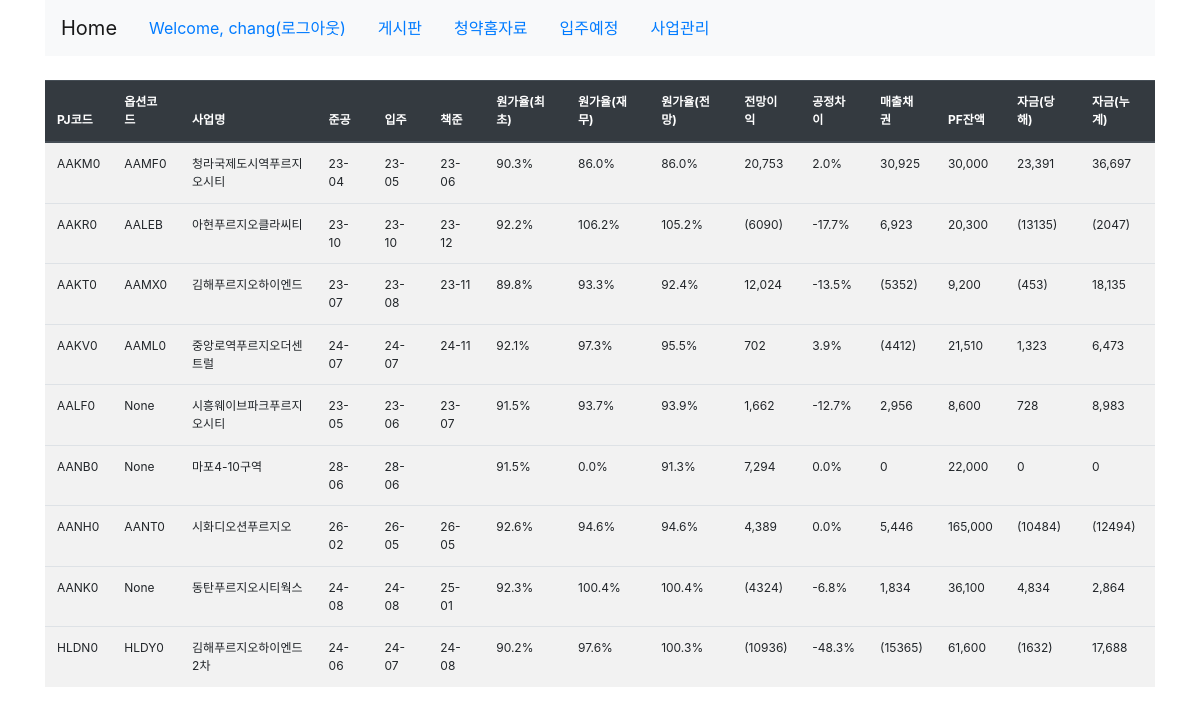
The page /ahome/pjmanage/ (signed in) on the database its author committed.
### ahome/models.py (models this page shows)
class Pjmanage(models.Model):
    pjcode = models.CharField(max_length=10)
    optcode = models.CharField(max_length=10,null=True, blank=True)
    pjname = models.TextField(null=True, blank=True)
    end_day = models.DateTimeField(null=True, blank=True)
    come_day = models.DateTimeField(null=True, blank=True)
    dead_day = models.DateTimeField(null=True, blank=True)
    first_rate = models.FloatField()
    finance_rate = models.FloatField()
    end_rate = models.FloatField()
    end_profit = models.IntegerField()
    diff_ing = models.FloatField()
    fund = models.IntegerField()
    pf_remain = models.IntegerField()
    cash_year = models.IntegerField()
    cash_all = models.IntegerField()

### ahome/views.py (the view)
# urls.py: path('pjmanage/', views.pj_list , name='pj_list'),
def pj_list(request):
    lists = Pjmanage.objects.all()
    context = { 'pjlist' : lists }
    return render(request, 'ahome/pj_manage.html', context)

### templates/ahome/pj_manage.html (shortened to what this page needs)
{% extends 'base.html' %}
{% load humanize %}
{% block content %}
<div class="container">
    <table class="table table-striped" style="font-size:12px;">
        <thead class="thead-dark">
        <tr>
            <th>PJ코드</th>
            <th>옵션코드</th>
            <th>사업명</th>
            <th>준공</th>
            <th>입주</th>
            <th>책준</th>
            <th>원가율(최초)</th>
            <th>원가율(재무)</th>
            <th>원가율(전망)</th>
            <th>전망이익</th>
            <th>공정차이</th>
            <th>매출채권</th>
            <th>PF잔액</th>
            <th>자금(당해)</th>
            <th>자금(누계)</th>
        </tr>
        </thead>
        <tbody>
        {% for list in pjlist %}
        <tr>
            <td> {{ list.pjcode }} </td>
            <td> {{ list.optcode }} </td>
            <td> {{ list.pjname }} </td>
            <td> {{ list.end_day|date:'y-m' }}</td>
            <td> {{ list.come_day|date:'y-m' }}</td>
            <td> {{ list.dead_day|date:'y-m' }}</td>
            <td> {{ list.first_rate }}</td>
            <td> {{ list.finance_rate }}</td>
            <td> {{ list.end_rate }}</td>
            <td> {{ list.end_profit|intcomma }}</td>
            <td> {{ list.diff_ing }}</td>
            <td> {{ list.fund | intcomma }}</td>
            <td> {{ list.pf_remain|intcomma }}</td>
            <td> {{ list.cash_year |intcomma }}</td>
            <td> {{ list.cash_all | intcomma }}</td>
        <tr>
        {% endfor %}
        </tbody>
    </table>
</div>
{% endblock %}

### templates/navbar.html
<header class="header clearfix">
    <div class="container">
        <nav class="navbar navbar-expand-lg navbar-light bg-light">
            <a class="navbar-brand" href="{% url 'pybo:index' %}">Home</a>
            <ul class="nav">
                {% if user.is_authenticated %}
                <li class="nav-item"><a href="{% url 'common:logout' %}" class="nav-link">Welcome, {{user.get_username}}(로그아웃)</a></li>
                <li class="nav-item"><a href="/" class="active nav-link ">게시판</a></li>
                <li class="nav-item"><a href="{% url 'ahome:apply_base' %}" class="nav-link">청약홈자료</a></li>
                <li class="nav-item"><a href="{% url 'ahome:ibju_list' %}" class="nav-link">입주예정</a></li>
                <li class="nav-item"><a href="{% url 'ahome:pj_list' %}" class="nav-link">사업관리</a></li>
                {% else %}
                <li class="nav-item"><a href="{% url 'common:login' %}" class="nav-link">로그인</a></li>
                <li class="nav-item"><a href="{% url 'common:signup' %}" class="nav-link">회원가입</a></li>
                {% endif %}
            </ul>
        </nav>
    </div>
</header>

### rows shown on the page
Pjmanage: pjcode "AAKM0", optcode "AAMF0", pjname "청라국제도시역푸르지오시티", end_day "23-04", come_day "23-05", dead_day "23-06", first_rate "90.3%", finance_rate "86.0%", end_rate "86.0%", end_profit "20,753", diff_ing "2.0%", fund "30,925", pf_remain "30,000", cash_year "23,391", cash_all "36,697"
Pjmanage: pjcode "AAKR0", optcode "AALEB", pjname "아현푸르지오클라씨티", end_day "23-10", come_day "23-10", dead_day "23-12", first_rate "92.2%", finance_rate "106.2%", end_rate "105.2%", end_profit "(6090)", diff_ing "-17.7%", fund "6,923", pf_remain "20,300", cash_year "(13135)", cash_all "(2047)"
Pjmanage: pjcode "AAKT0", optcode "AAMX0", pjname "김해푸르지오하이엔드", end_day "23-07", come_day "23-08", dead_day "23-11", first_rate "89.8%", finance_rate "93.3%", end_rate "92.4%", end_profit "12,024", diff_ing "-13.5%", fund "(5352)", pf_remain "9,200", cash_year "(453)", cash_all "18,135"
Pjmanage: pjcode "AAKV0", optcode "AAML0", pjname "중앙로역푸르지오더센트럴", end_day "24-07", come_day "24-07", dead_day "24-11", first_rate "92.1%", finance_rate "97.3%", end_rate "95.5%", end_profit "702", diff_ing "3.9%", fund "(4412)", pf_remain "21,510", cash_year "1,323", cash_all "6,473"
Pjmanage: pjcode "AALF0", optcode "None", pjname "시흥웨이브파크푸르지오시티", end_day "23-05", come_day "23-06", dead_day "23-07", first_rate "91.5%", finance_rate "93.7%", end_rate "93.9%", end_profit "1,662", diff_ing "-12.7%", fund "2,956", pf_remain "8,600", cash_year "728", cash_all "8,983"
Pjmanage: pjcode "AANB0", optcode "None", pjname "마포4-10구역", end_day "28-06", come_day "28-06", first_rate "91.5%", finance_rate "0.0%", end_rate "91.3%", end_profit "7,294", diff_ing "0.0%", fund "0", pf_remain "22,000", cash_year "0", cash_all "0"
Pjmanage: pjcode "AANH0", optcode "AANT0", pjname "시화디오션푸르지오", end_day "26-02", come_day "26-05", dead_day "26-05", first_rate "92.6%", finance_rate "94.6%", end_rate "94.6%", end_profit "4,389", diff_ing "0.0%", fund "5,446", pf_remain "165,000", cash_year "(10484)", cash_all "(12494)"
Pjmanage: pjcode "AANK0", optcode "None", pjname "동탄푸르지오시티웍스", end_day "24-08", come_day "24-08", dead_day "25-01", first_rate "92.3%", finance_rate "100.4%", end_rate "100.4%", end_profit "(4324)", diff_ing "-6.8%", fund "1,834", pf_remain "36,100", cash_year "4,834", cash_all "2,864"
Pjmanage: pjcode "HLDN0", optcode "HLDY0", pjname "김해푸르지오하이엔드2차", end_day "24-06", come_day "24-07", dead_day "24-08", first_rate "90.2%", finance_rate "97.6%", end_rate "100.3%", end_profit "(10936)", diff_ing "-48.3%", fund "(15365)", pf_remain "61,600", cash_year "(1632)", cash_all "17,688"

### other values the page prints
{{ user.get_username }} "chang"
